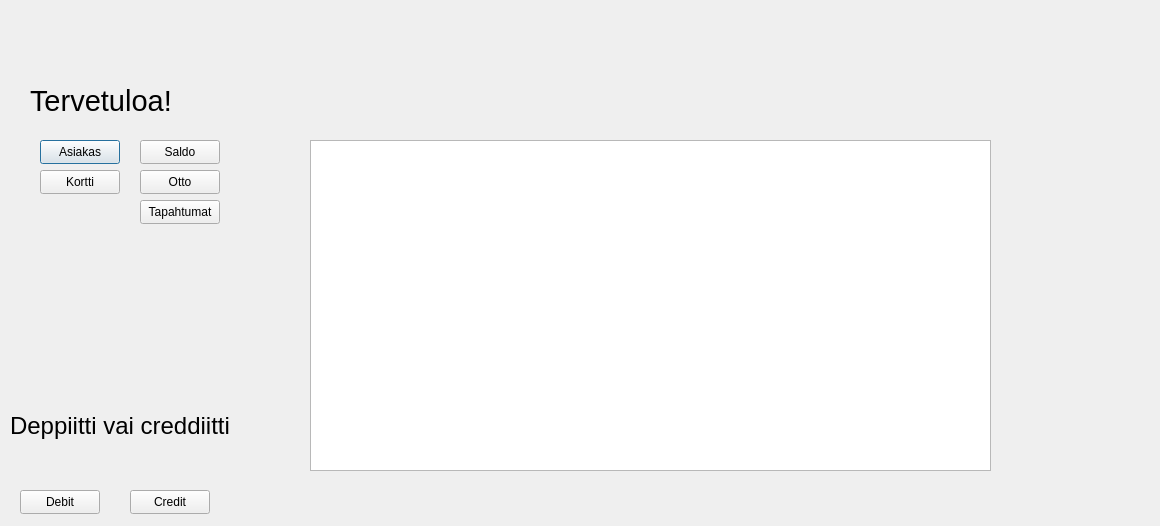
<?xml version="1.0" encoding="UTF-8"?>
<ui version="4.0">
 <class>Menu</class>
 <widget class="QDialog" name="Menu">
  <property name="geometry">
   <rect>
    <x>0</x>
    <y>0</y>
    <width>1160</width>
    <height>526</height>
   </rect>
  </property>
  <property name="windowTitle">
   <string>Dialog</string>
  </property>
  <widget class="QPlainTextEdit" name="plainTextEdit">
   <property name="geometry">
    <rect>
     <x>310</x>
     <y>140</y>
     <width>681</width>
     <height>331</height>
    </rect>
   </property>
  </widget>
  <widget class="QPushButton" name="bAsiakas">
   <property name="geometry">
    <rect>
     <x>40</x>
     <y>140</y>
     <width>80</width>
     <height>24</height>
    </rect>
   </property>
   <property name="text">
    <string>Asiakas</string>
   </property>
  </widget>
  <widget class="QPushButton" name="bKortti">
   <property name="geometry">
    <rect>
     <x>40</x>
     <y>170</y>
     <width>80</width>
     <height>24</height>
    </rect>
   </property>
   <property name="text">
    <string>Kortti</string>
   </property>
  </widget>
  <widget class="QPushButton" name="bTapahtumat">
   <property name="geometry">
    <rect>
     <x>140</x>
     <y>200</y>
     <width>80</width>
     <height>24</height>
    </rect>
   </property>
   <property name="text">
    <string>Tapahtumat</string>
   </property>
  </widget>
  <widget class="QLabel" name="label">
   <property name="geometry">
    <rect>
     <x>30</x>
     <y>80</y>
     <width>141</width>
     <height>41</height>
    </rect>
   </property>
   <property name="font">
    <font>
     <pointsize>22</pointsize>
    </font>
   </property>
   <property name="text">
    <string>Tervetuloa!</string>
   </property>
  </widget>
  <widget class="QPushButton" name="bSaldo">
   <property name="geometry">
    <rect>
     <x>140</x>
     <y>140</y>
     <width>80</width>
     <height>24</height>
    </rect>
   </property>
   <property name="text">
    <string>Saldo</string>
   </property>
  </widget>
  <widget class="QPushButton" name="bOtto">
   <property name="geometry">
    <rect>
     <x>140</x>
     <y>170</y>
     <width>80</width>
     <height>24</height>
    </rect>
   </property>
   <property name="text">
    <string>Otto</string>
   </property>
  </widget>
  <widget class="QPushButton" name="bDebit">
   <property name="geometry">
    <rect>
     <x>20</x>
     <y>490</y>
     <width>80</width>
     <height>24</height>
    </rect>
   </property>
   <property name="text">
    <string>Debit</string>
   </property>
  </widget>
  <widget class="QPushButton" name="bCredit">
   <property name="geometry">
    <rect>
     <x>130</x>
     <y>490</y>
     <width>80</width>
     <height>24</height>
    </rect>
   </property>
   <property name="text">
    <string>Credit</string>
   </property>
  </widget>
  <widget class="QLabel" name="label_2">
   <property name="geometry">
    <rect>
     <x>10</x>
     <y>390</y>
     <width>261</width>
     <height>71</height>
    </rect>
   </property>
   <property name="font">
    <font>
     <pointsize>18</pointsize>
    </font>
   </property>
   <property name="text">
    <string>Deppiitti vai creddiitti</string>
   </property>
  </widget>
 </widget>
 <resources/>
 <connections/>
</ui>
